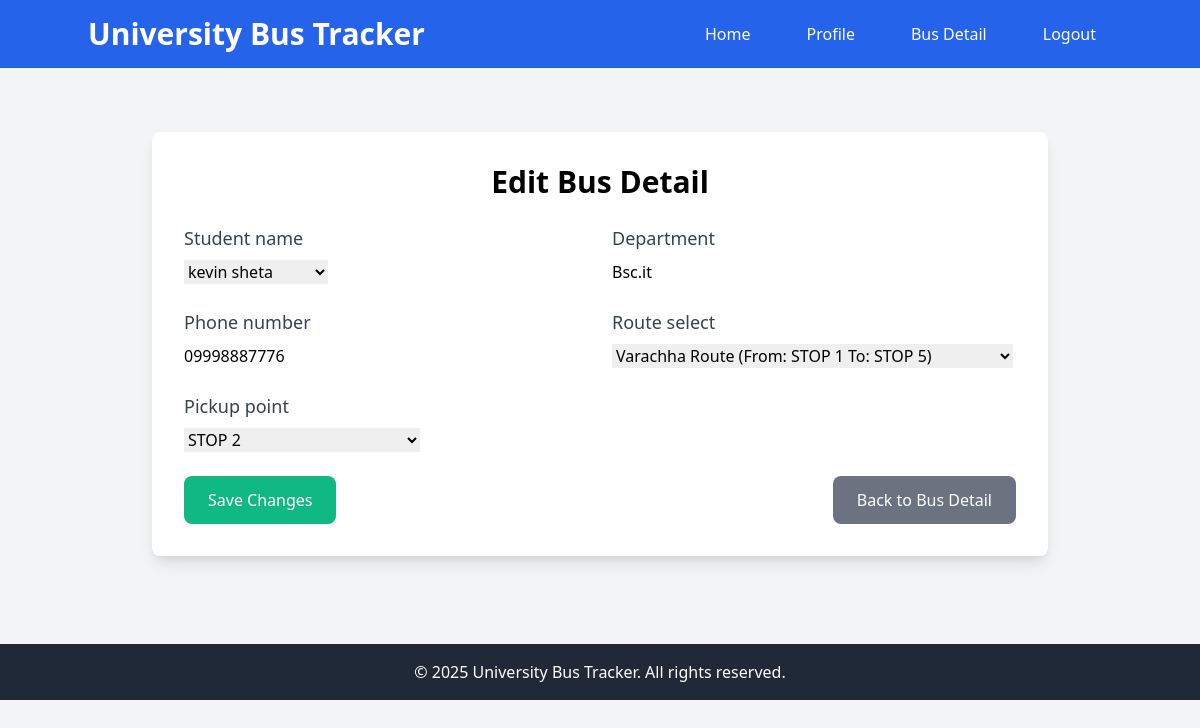
/student/student_bus_details_edit/ (signed in), run on the app's committed database.
### student/models.py (models this page shows, shortened)
class StudentBusDetail(models.Model):
    student_name = models.ForeignKey(settings.AUTH_USER_MODEL, on_delete=models.CASCADE , limit_choices_to={'role': 'student'})
    pickup_point = models.ForeignKey(BusStops ,  on_delete=models.CASCADE)
    route_select = models.ForeignKey(Route ,on_delete=models.CASCADE )
    phone_number = models.CharField(max_length=15, blank=True)
    department = models.CharField(max_length=50)

### student/views.py (the view)
# urls.py: path('student_bus_details_edit/', views.edit_student_bus_detail_view, name='edit_student_bus_detail'),
@login_required
def edit_student_bus_detail_view(request):
    try:
        profile = StudentBusDetail.objects.get(student_name=request.user)
    except StudentBusDetail.DoesNotExist:
        profile = None
    if request.method == 'POST':
        form =StudentBusDetailForm(request.POST, request.FILES, instance=profile)
        if form.is_valid():
            form.save()
            return redirect('student:bus_detail_view')  # Fixed redirect to bus detail view
    else:
        form = StudentBusDetailForm(instance=profile)
    return render(request, 'student/edit_bus_detail.html', {'form': form})

### student/forms.py
class StudentBusDetailForm(forms.ModelForm):
    class Meta:
        model = StudentBusDetail
        fields = ['student_name', 'department', 'phone_number','route_select', 'pickup_point']

### control/models.py (called while the page is built)
    def __str__(self):
        return self.full_name

### tracker/models.py (called while the page is built)
    def __str__(self):
        return self.name

    def __str__(self):
        return f"{self.name} (From: {self.start_point.name} To: {self.end_point.name})"

### student/templates/student/edit_bus_detail.html (shortened to what this page needs)
{% extends 'base.html' %}
{% block content %}
<div class="container mx-auto py-10">
    <div class="max-w-4xl mx-auto bg-white shadow-lg rounded-lg p-8">
        <h2 class="text-3xl font-bold mb-6 text-center">Edit Bus Detail</h2>
        <form method="post" enctype="multipart/form-data" class="space-y-6">
            <div class="grid grid-cols-1 md:grid-cols-2 gap-6">
                {% for field in form %}
                <div>
                    <label class="block text-lg font-medium text-gray-700 mb-2">{{ field.label }}</label>
                    {{ field }}
                </div>
                {% endfor %}
            </div>
            <div class="flex justify-between items-center">
                <button type="submit" class="bg-green-500 text-white py-3 px-6 rounded-lg hover:bg-green-600">Save Changes</button>
                <a href="{% url 'student:bus_detail_view' %}" class="bg-gray-500 text-white py-3 px-6 rounded-lg hover:bg-gray-600">Back to Bus Detail</a>
            </div>
        </form>
    </div>
</div>
{% endblock %}

### data on the page
StudentBusDetail: form "kevin sheta" "Bsc.it" "09998887776" "Varachha Route (From: STOP 1 To: STOP 5)" "STOP 2"

### other printed values
{{ field.label }} "Student name" "Department" "Phone number" "Route select" "Pickup point"
